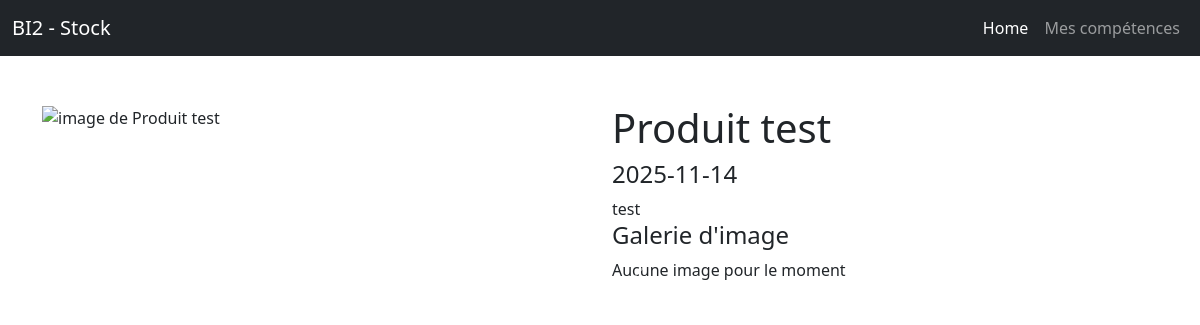
The page /product.php?id=4 on the database its author committed.
### tables this page shows
CREATE TABLE IF NOT EXISTS `products` (
  `id` int NOT NULL AUTO_INCREMENT,
  `name` varchar(100) NOT NULL,
  `date` date NOT NULL,
  `category` int NOT NULL,
  `description` text NOT NULL,
  `cover` varchar(255) NOT NULL,
  PRIMARY KEY (`id`)
);

### product.php (the view, shortened to what this page needs)
<?php
    if(isset($_GET['id']) && is_numeric($_GET['id']))
    {
        $id = htmlspecialchars($_GET['id']);
    }
    else{
        header("LOCATION:404.php");
        exit();
    }
    require "config/connexion.php";
    $req = $bdd->prepare("SELECT * FROM products WHERE id=?");
    $req->execute([$id]);
    $don = $req->fetch();
?>
<!DOCTYPE html>
<html lang="fr">
<head>
    <link rel="stylesheet" href="assets/bootstrap-5.3.8-dist/css/bootstrap.min.css">
    <link rel="stylesheet" href="https://cdnjs.cloudflare.com/ajax/libs/font-awesome/7.0.1/css/all.min.css" />
    <link rel="stylesheet" href="assets/style.css">
</head>
<body>
<?php
    include("partials/nav.php");
?>
<div class="container">
    <div class="row my-5">
        <div class="col-md-6">
            <img src="images/<?= $don['cover'] ?>" alt="image de <?= $don['name'] ?>" class="img-fluid">
        </div>
        <div class="col-md-6">
            <h1><?= $don['name'] ?></h1>
            <h4><?= $don['date'] ?></h4>
            <div><?= $don['description'] ?></div>
            <h4>Galerie d'image</h4>
            <div id="carouselExample" class="carousel slide">
                <div class="carousel-inner">
                    <?php
                    $galerie = $bdd->prepare("SELECT * FROM images WHERE id_product=?");
                    $galerie->execute([$id]);
                    $count = $galerie->rowCount();
                    if($count > 0)
                    {
                        $cpt = 1;
                        while($donGal = $galerie->fetch())
                        {
                            if($cpt == 1)
                            {
                                echo "<div class='carousel-item active'>";
                            }
                            else{
                                echo "<div class='carousel-item'>";
                            }
                            echo "<img src='images/".$donGal['fichier']."' class='d-block w-100' alt='image de galere de".$don['name']."'>";
                            echo "</div>";
                            $cpt++;
                        }
                    }
                    else{
                        echo "<p>Aucune image pour le moment</p>";
                    }
                    ?>
                </div>
                <button class="carousel-control-prev" type="button" data-bs-target="#carouselExample" data-bs-slide="prev">
                    <span class="carousel-control-prev-icon" aria-hidden="true"></span>
                </button>
                <button class="carousel-control-next" type="button" data-bs-target="#carouselExample" data-bs-slide="next">
                    <span class="carousel-control-next-icon" aria-hidden="true"></span>
                </button>
            </div>
        </div>
    </div>
</div>
</body>
</html>

### assets/style.css (style rules this page uses)
#carouselExample { width: 30vw; }

### rows shown on the page
products: name "Produit test", date "2025-11-14", description "test"
